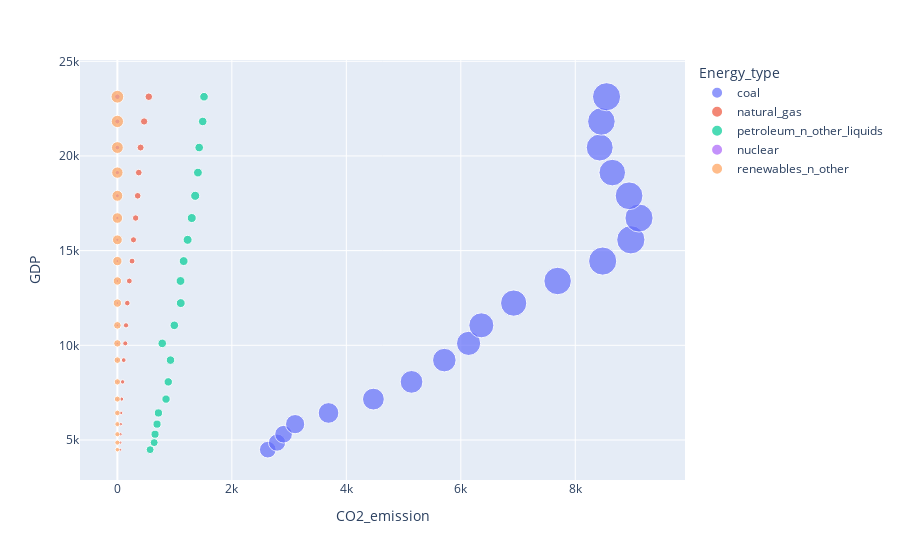

Here is the notebook cell this chart was saved with:
### Code cell
px.scatter(co12, x='CO2_emission', y= 'GDP', size = 'Energy_production', color='Energy_type')

### Figure 1 — Plotly figure (JSON) as saved in the notebook; plotly's stock layout.template omitted (floating-point values rounded to 4 significant figures)
{"data": [{"hovertemplate": "Energy_type=coal<br>CO2_emission=%{x}<br>GDP=%{y}<br>Energy_production=%{marker.size}<extra></extra>", "legendgroup": "coal", "marker": {"color": "#636efa", "size": [30.83, 32.77, 34.53, 40.87, 47.27, 52.67, 57.23, 61.47, 64.66, 69.38, 76.36, 83.84, 87.86, 88.51, 87.63, 85.45, 78.17, 80.53, 84.25, 87.63], "sizemode": "area", "sizeref": 0.2213, "symbol": "circle"}, "mode": "markers", "name": "coal", "orientation": "v", "showlegend": true, "type": "scatter", "x": [2628.0, 2790.0, 2903.0, 3105.0, 3689.0, 4473.0, 5139.0, 5712.0, 6136.0, 6359.0, 6924.0, 7692.0, 8479.0, 8971.0, 9114.0, 8940.0, 8646.0, 8427.0, 8457.0, 8546.0], "xaxis": "x", "y": [4488.0, 4861.0, 5304.0, 5836.0, 6427.0, 7158.0, 8068.0, 9217.0, 10100.0, 11060.0, 12230.0, 13400.0, 14450.0, 15570.0, 16720.0, 17900.0, 19120.0, 20440.0, 21820.0, 23130.0], "yaxis": "y"}, {"hovertemplate": "Energy_type=natural_gas<br>CO2_emission=%{x}<br>GDP=%{y}<br>Energy_production=%{marker.size}<extra></extra>", "legendgroup": "natural_gas", "marker": {"color": "#EF553B", "size": [1.006, 1.119, 1.205, 1.266, 1.504, 1.842, 2.16, 2.556, 2.806, 3.109, 3.484, 3.792, 3.831, 4.165, 4.556, 4.904, 5.01, 5.384, 5.867, 6.362], "sizemode": "area", "sizeref": 0.2213, "symbol": "circle"}, "mode": "markers", "name": "natural_gas", "orientation": "v", "showlegend": true, "type": "scatter", "x": [48.23, 50.03, 54.02, 58.84, 63.4, 74.87, 91.73, 110.5, 138.1, 151.1, 173.3, 208.9, 256.3, 281.3, 319.4, 354.7, 373.6, 405.5, 467.2, 548.7], "xaxis": "x", "y": [4488.0, 4861.0, 5304.0, 5836.0, 6427.0, 7158.0, 8068.0, 9217.0, 10100.0, 11060.0, 12230.0, 13400.0, 14450.0, 15570.0, 16720.0, 17900.0, 19120.0, 20440.0, 21820.0, 23130.0], "yaxis": "y"}, {"hovertemplate": "Energy_type=petroleum_n_other_liquids<br>CO2_emission=%{x}<br>GDP=%{y}<br>Energy_production=%{marker.size}<extra></extra>", "legendgroup": "petroleum_n_other_liquids", "marker": {"color": "#00cc96", "size": [6.99, 7.081, 7.274, 7.315, 7.499, 7.746, 7.884, 8.021, 8.16, 8.15, 8.757, 8.699, 8.771, 8.942, 9.038, 9.187, 8.579, 8.208, 8.134, 8.215], "sizemode": "area", "sizeref": 0.2213, "symbol": "circle"}, "mode": "markers", "name": "petroleum_n_other_liquids", "orientation": "v", "showlegend": true, "type": "scatter", "x": [572, 643, 658, 693, 717, 850, 889, 928, 783.5, 995, 1107, 1103.0, 1157.0, 1227.0, 1299.0, 1360.0, 1407.0, 1429.0, 1491.0, 1514.0], "xaxis": "x", "y": [4488.0, 4861.0, 5304.0, 5836.0, 6427.0, 7158.0, 8068.0, 9217.0, 10100.0, 11060.0, 12230.0, 13400.0, 14450.0, 15570.0, 16720.0, 17900.0, 19120.0, 20440.0, 21820.0, 23130.0], "yaxis": "y"}, {"hovertemplate": "Energy_type=nuclear<br>CO2_emission=%{x}<br>GDP=%{y}<br>Energy_production=%{marker.size}<extra></extra>", "legendgroup": "nuclear", "marker": {"color": "#ab63fa", "size": [0.1607, 0.1677, 0.2543, 0.4208, 0.4841, 0.5082, 0.5229, 0.5984, 0.6592, 0.6631, 0.7158, 0.8339, 0.9356, 1.122, 1.257, 1.642, 2.02, 2.379, 2.787, 3.382], "sizemode": "area", "sizeref": 0.2213, "symbol": "circle"}, "mode": "markers", "name": "nuclear", "orientation": "v", "showlegend": true, "type": "scatter", "x": [0, 0, 0, 0, 0, 0, 0, 0, 0, 0, 0, 0, 0, 0, 0, 0, 0, 0, 0, 0], "xaxis": "x", "y": [4488.0, 4861.0, 5304.0, 5836.0, 6427.0, 7158.0, 8068.0, 9217.0, 10100.0, 11060.0, 12230.0, 13400.0, 14450.0, 15570.0, 16720.0, 17900.0, 19120.0, 20440.0, 21820.0, 23130.0], "yaxis": "y"}, {"hovertemplate": "Energy_type=renewables_n_other<br>CO2_emission=%{x}<br>GDP=%{y}<br>Energy_production=%{marker.size}<extra></extra>", "legendgroup": "renewables_n_other", "marker": {"color": "#FFA15A", "size": [2.277, 2.871, 2.941, 2.897, 3.566, 4.008, 4.389, 4.88, 6.065, 6.494, 7.72, 7.782, 9.588, 10.66, 12.35, 13.12, 14.3, 15.46, 16.79, 18.0], "sizemode": "area", "sizeref": 0.2213, "symbol": "circle"}, "mode": "markers", "name": "renewables_n_other", "orientation": "v", "showlegend": true, "type": "scatter", "x": [0, 0, 0, 0, 0, 0, 0, 0, 0, 0, 0, 0, 0, 0, 0, 0, 0, 0, 0, 0], "xaxis": "x", "y": [4488.0, 4861.0, 5304.0, 5836.0, 6427.0, 7158.0, 8068.0, 9217.0, 10100.0, 11060.0, 12230.0, 13400.0, 14450.0, 15570.0, 16720.0, 17900.0, 19120.0, 20440.0, 21820.0, 23130.0], "yaxis": "y"}], "layout": {"legend": {"itemsizing": "constant", "title": {"text": "Energy_type"}, "tracegroupgap": 0}, "margin": {"t": 60}, "xaxis": {"anchor": "y", "domain": [0, 1], "title": {"text": "CO2_emission"}}, "yaxis": {"anchor": "x", "domain": [0, 1], "title": {"text": "GDP"}}}}
